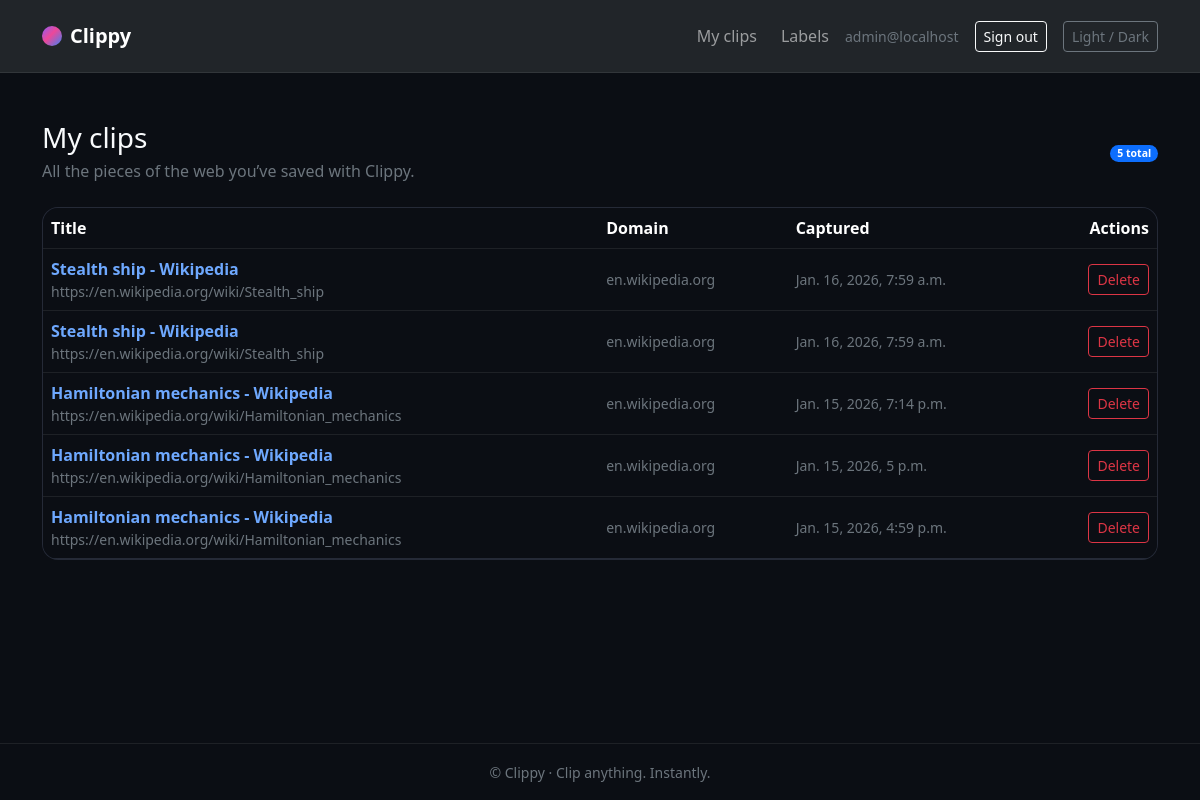
The page /clips/ (signed in) on the database as committed earlier.
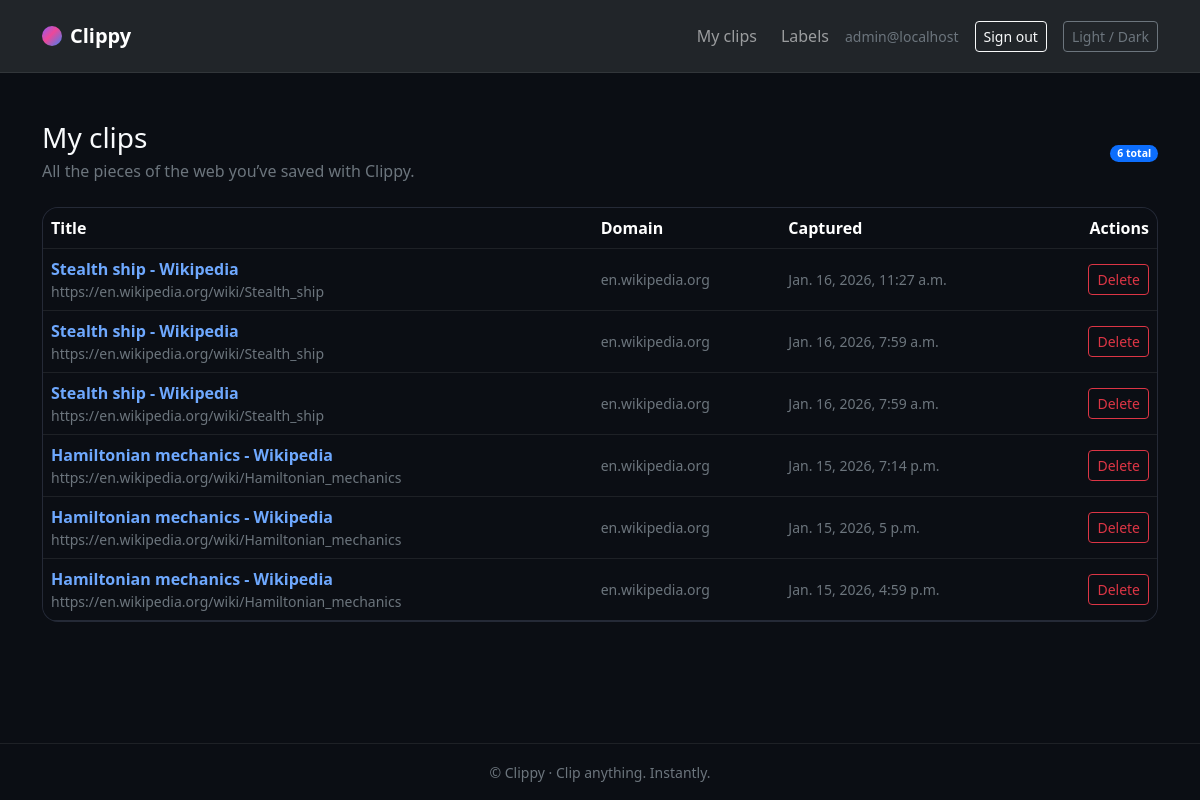
The same page on the database as committed later.
### apps/clips/models.py (models this page shows, shortened)
class Clip(models.Model):
    id = models.UUIDField(primary_key=True, default=uuid.uuid4, editable=False)
    user = models.ForeignKey(settings.AUTH_USER_MODEL, on_delete=models.CASCADE, related_name="clips")
    title = models.CharField(max_length=255, blank=True)
    url = models.URLField()
    domain = models.CharField(max_length=255)
    raw_content = models.TextField()
    normalized_text = models.TextField()
    notes = models.TextField(blank=True, null=True)
    labels = models.ManyToManyField(Label, through="ClipLabel", related_name="clips")
    created_at = models.DateTimeField(auto_now_add=True)
    updated_at = models.DateTimeField(auto_now=True)
    class Meta:
        indexes = [
            models.Index(fields=["user", "created_at"]),
            models.Index(fields=["user", "domain"]),
        ]
        ordering = ["-created_at"]

### apps/clips/views.py (the view)
# urls.py: path("", ClipListView.as_view(), name="list"),
class ClipListView(LoginRequiredMixin, ListView):
    model = Clip
    template_name = "clips/list.html"
    context_object_name = "clips"
    def get_queryset(self):
        return (
            Clip.objects.filter(user=self.request.user)
            .select_related("user")
            .prefetch_related("labels")
        )

### apps/clips/templates/clips/list.html (shortened to what this page needs)
{% extends "base.html" %}
{% block content %}
  <div class="d-flex justify-content-between align-items-center mb-4">
    <div>
      <h1 class="h3 mb-1">My clips</h1>
      <p class="text-secondary mb-0">All the pieces of the web you’ve saved with Clippy.</p>
    </div>
    <div class="text-end small text-secondary d-none d-md-block">
      <span class="badge text-bg-primary">{{ clips|length }} total</span>
    </div>
  </div>
  {% if clips %}
    <div class="table-responsive card overflow-hidden">
      <table class="table table-hover align-middle mb-0">
        <thead>
          <tr>
            <th scope="col">Title</th>
            <th scope="col" class="d-none d-md-table-cell">Domain</th>
            <th scope="col" class="d-none d-md-table-cell">Captured</th>
            <th scope="col" class="text-end">Actions</th>
          </tr>
        </thead>
        <tbody>
          {% for clip in clips %}
            <tr data-clip-row>
              <td>
                <a href="{% url 'clips_web:detail' clip.id %}" class="fw-semibold text-decoration-none">
                  {{ clip.title|default:clip.url }}
                </a>
                <div class="small text-secondary text-truncate" style="max-width: 360px;">
                  {{ clip.url }}
                </div>
              </td>
              <td class="d-none d-md-table-cell small text-secondary">{{ clip.domain }}</td>
              <td class="d-none d-md-table-cell small text-secondary">{{ clip.created_at }}</td>
              <td class="text-end">
                <button type="button" class="btn btn-outline-danger btn-sm clip-delete" data-delete-url="{% url 'clips_web:detail' clip.id %}">
                  Delete
                </button>
              </td>
            </tr>
          {% endfor %}
        </tbody>
      </table>
    </div>
  {% else %}
    <div class="card p-4 text-center">
      <h2 class="h5 mb-2">No clips yet</h2>
      <p class="text-secondary mb-3">Use the Clippy browser extension to start capturing the web.</p>
      <p class="mb-0 small text-secondary">Once you save your first clip, it will appear here automatically.</p>
    </div>
  {% endif %}
{% endblock %}

Rows that differ between the two databases and show on the page:
added Clip: title "Stealth ship - Wikipedia", url "https://en.wikipedia.org/wiki/Stealth_ship", domain "en.wikipedia.org", created_at "Jan. 16, 2026, 11:27 a.m."
Other text that changed with them:
{{ clips|length }}: "5" → "6"
